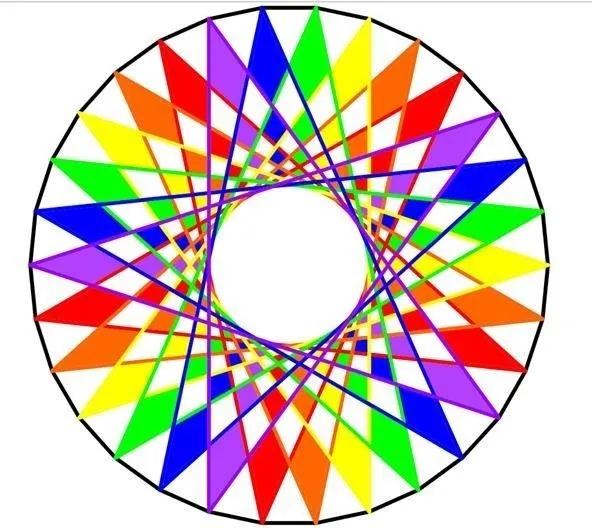
#> input picture Friday 08:30 - 10:30/E22CSEU1069_Adv_Cv_Labs/LAB_6/image.webp, 592 x 528 px, given in place of image.png, which was not available
$ jupyter execute E22CSEU0307_Lab1.ipynb
#> lines starting #> are read from the running program, lines starting #| are printed output that depends on the picture; pictures that were not available may be replaced by others from this repository, and a replacement may not be noted
[cell 1]
# Task-1:- Computer Graphics – 2D Scaling Transformation
# Perform the basic transformation operations on a 2D-object (i.e a rectangle, triangle,
# square, rhombus or polygon etc.).
# 1. Translation
# 2. Scaling
# 3. Rotation
# 4. Reflection
# 5. Shearing of a 2-D object
# Perform composite 2D-transformation: combine two or more transformations into one
# single transformation that is equivalent to the transformations that are performed one
# after one over a 2-D object.
# Note:- Choose any language of your convenience. (preferably C, C++, Java, Python)
# For C, C++ use the #include <graphics.h> library and for python we can use the import
# numpy as np and for java we can use import java.awt.geom.AffineTransform;

[cell 2]
import numpy as np
import matplotlib.pyplot as plt
import cv2

[cell 3]
def translation(shape, tx, ty):
    translate_matrix = np.array([[1, 0, tx],
                                  [0, 1, ty],
                                  [0, 0, 1]])
    return np.dot(translate_matrix, shape)

[cell 4]
def scaling(shape, sx, sy):
    scale_matrix = np.array([[sx, 0, 0],
                              [0, sy, 0],
                              [0, 0, 1]])
    return np.dot(scale_matrix, shape)

[cell 5]
def rotation(shape, angle):
    rad = np.radians(angle)
    rotate_matrix = np.array([[np.cos(rad), -np.sin(rad), 0],
                               [np.sin(rad), np.cos(rad), 0],
                               [0, 0, 1]])
    return np.dot(rotate_matrix, shape)

[cell 6]
def reflection(shape, axis):
    if axis == 'x':
        reflect_matrix = np.array([[1, 0, 0],
                                    [0, -1, 0],
                                    [0, 0, 1]])
    elif axis == 'y':
        reflect_matrix = np.array([[-1, 0, 0],
                                    [0, 1, 0],
                                    [0, 0, 1]])
    return np.dot(reflect_matrix, shape)

[cell 7]
def shearing(shape, shx, shy):
    shear_matrix = np.array([[1, shx, 0],
                              [shy, 1, 0],
                              [0, 0, 1]])
    return np.dot(shear_matrix, shape)

[cell 8]
# Square
shape = np.array([[0, 1, 1, 0],
                  [0, 0, 1, 1],
                  [1, 1, 1, 1]])

[cell 9]
# Plot Original and Transformed shapes
def plot_shapes(original, transformed, title):
    plt.figure()
    plt.plot(original[0, :], original[1, :], 'bo-', label="Original")
    plt.plot(transformed[0, :], transformed[1, :], 'ro-', label="Transformed")
    plt.fill(original[0, :], original[1, :], 'b', alpha=0.2, label="Original Shape")
    plt.fill(transformed[0, :], transformed[1, :], 'r', alpha=0.2, label="Transformed Shape")
    plt.title(title)
    plt.xlabel("X-axis")
    plt.ylabel("Y-axis")
    plt.grid(True)
    plt.legend()
    plt.axis('equal')
    plt.show()

[cell 10]
# Example transformations
translated_shape = translation(shape, 2, 3)
scaled_shape = scaling(shape, 2, 1.5)
rotated_shape = rotation(shape, 45)
reflected_shape = reflection(shape, 'x')
sheared_shape = shearing(shape, 1, 0.5)

[cell 11]
# Plotting transformations
plot_shapes(shape, translated_shape, "Translated Shape")
plot_shapes(shape, scaled_shape, "Scaled Shape")
#> call 2 of plot_shapes, with original = array of shape (3, 4), transformed = array of shape (3, 4), title = 'Scaled Shape'
#> in plot_shapes (call 2), `plt.show()`:
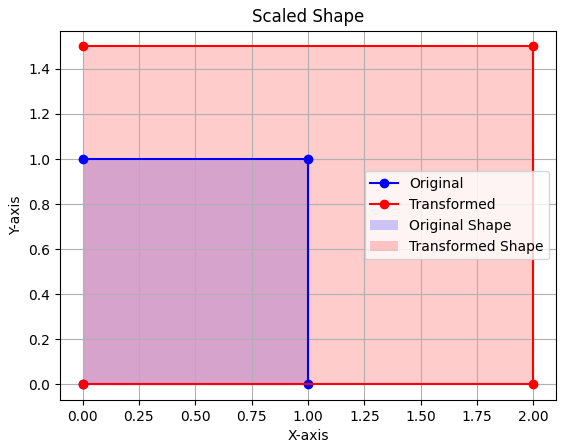
#> figure drawn by matplotlib, 1 panel
plot_shapes(shape, rotated_shape, "Rotated Shape")
#> call 3 of plot_shapes, with original = array of shape (3, 4), transformed = array of shape (3, 4), title = 'Rotated Shape'
#> in plot_shapes (call 3), `plt.show()`:
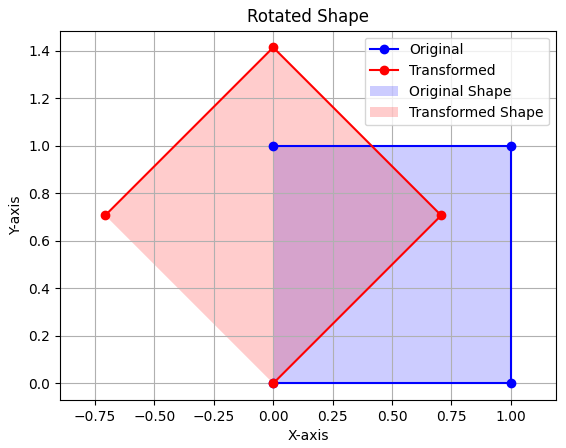
#> figure drawn by matplotlib, 1 panel
plot_shapes(shape, reflected_shape, "Reflected Shape")
#> call 4 of plot_shapes, with original = array of shape (3, 4), transformed = array of shape (3, 4), title = 'Reflected Shape'
#> in plot_shapes (call 4), `plt.show()`:
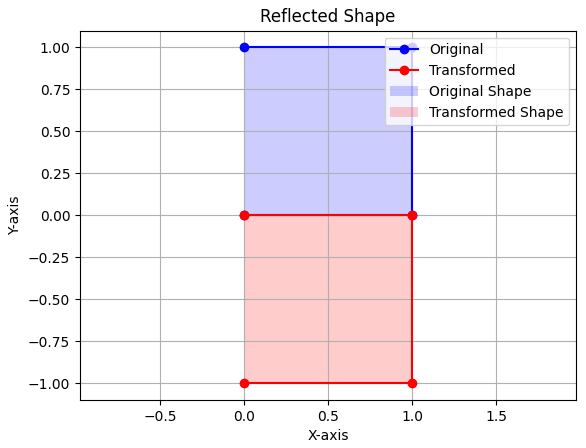
#> figure drawn by matplotlib, 1 panel
plot_shapes(shape, sheared_shape, "Sheared Shape")
#> in plot_shapes (call 5), `plt.show()`:
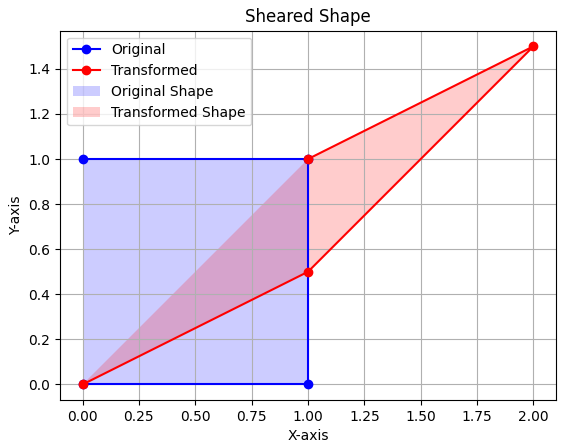
#> figure drawn by matplotlib, 1 panel

[cell 12]
# Task-2:- Image Transformations using OpenCV in python
# Image Transformation involves the transformation of image data in order to retrieve
# information from the image or preprocess the image for further usage.
# OpenCV: OpenCV (Open Source Computer Vision Library) is an open-source computer
# vision and machine learning software library. OpenCV was built to provide a common
# infrastructure for computer vision applications and to accelerate the use of machine
# perception in commercial products.  By using it, one can process images and videos to
# identify objects, faces, handwriting of a human etc. When it is integrated with various
# libraries, such as NumPy, Python is capable of processing the OpenCV array structure
# for analysis.
# Perform the basic Perform the basic image transformation operations on the image
# provided:
# • Image Translation
# • Reflection
# • Rotation
# • Scaling
# • Cropping
# • Shearing in x-axis
# • Shearing in y-axis

[cell 13]
image = cv2.imread('image.png')
#> image is the input picture: shape (528, 592, 3); mean B, G, R 186.2, 194.9, 209.3
image = cv2.cvtColor(image, cv2.COLOR_BGR2RGB)

[cell 14]
# Function for displaying images
def display_image(title, img):
    plt.figure()
    plt.imshow(img)
    plt.title(title)
    plt.axis('off')
    plt.show()
display_image("Original Image", image)

[cell 15]
# Image Translation
def image_translation(image, tx, ty):
    rows, cols, _ = image.shape
    translate_matrix = np.float32([[1, 0, tx], [0, 1, ty]])
    return cv2.warpAffine(image, translate_matrix, (cols, rows))

[cell 16]
# Image Scaling
def image_scaling(image, sx, sy):
    return cv2.resize(image, None, fx=sx, fy=sy, interpolation=cv2.INTER_LINEAR)

[cell 17]
# Image Rotation
def image_rotation(image, angle):
    rows, cols, _ = image.shape
    center = (cols // 2, rows // 2)
    rotate_matrix = cv2.getRotationMatrix2D(center, angle, 1)
    return cv2.warpAffine(image, rotate_matrix, (cols, rows))

[cell 18]
# Image Reflection
def image_reflection(image, axis):
    if axis == 'x':
        return cv2.flip(image, 0)  # Vertical flip
    elif axis == 'y':
        return cv2.flip(image, 1)  # Horizontal flip

[cell 19]
# Image Shearing
def image_shearing(image, shx, shy):
    rows, cols, _ = image.shape
    shear_matrix = np.float32([[1, shx, 0],
                                [shy, 1, 0]])
    return cv2.warpAffine(image, shear_matrix, (cols, rows))

[cell 20]
# Apply transformations
translated_image = image_translation(image, 50, 100)
#> in image_translation, `return cv2.warpAffine(image, translate_matrix, (cols, rows))`:
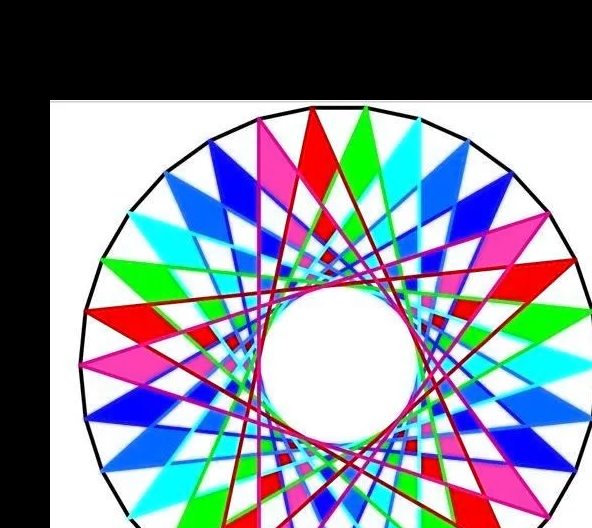
#> returned value: shape (528, 592, 3); mean of channels 0, 1, 2 150.5, 137.7, 130.4; drawn as B, G, R
scaled_image = image_scaling(image, 1.5, 1.5)
#> in image_scaling, `return cv2.resize(image, None, fx=sx, fy=sy, interpolation=cv2.INTER_L..`:
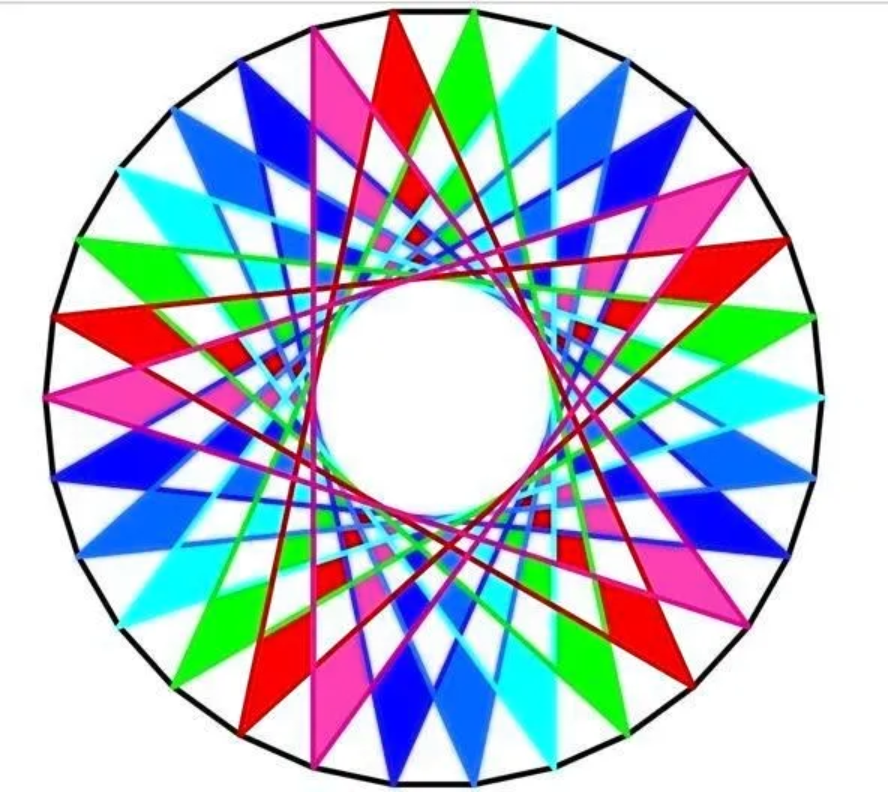
#> returned value: shape (792, 888, 3); mean of channels 0, 1, 2 209.3, 194.8, 186.2; drawn as B, G, R
rotated_image = image_rotation(image, 45)
#> in image_rotation, `return cv2.warpAffine(image, rotate_matrix, (cols, rows))`:
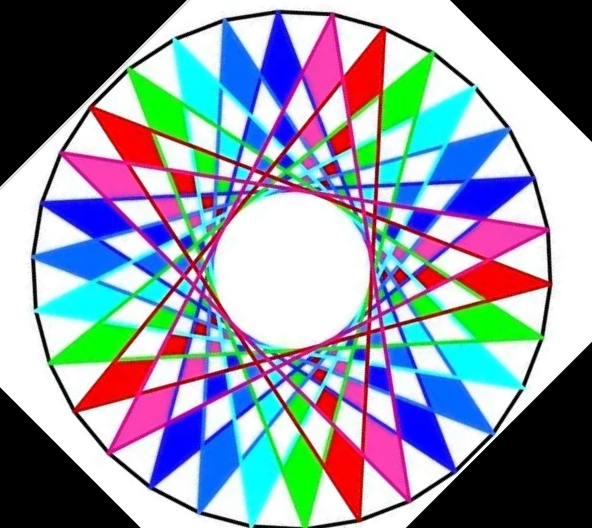
#> returned value: shape (528, 592, 3); mean of channels 0, 1, 2 164.8, 150.3, 141.7; drawn as B, G, R
reflected_image_x = image_reflection(image, 'x')
#> in image_reflection, `return cv2.flip(image, 0)`:
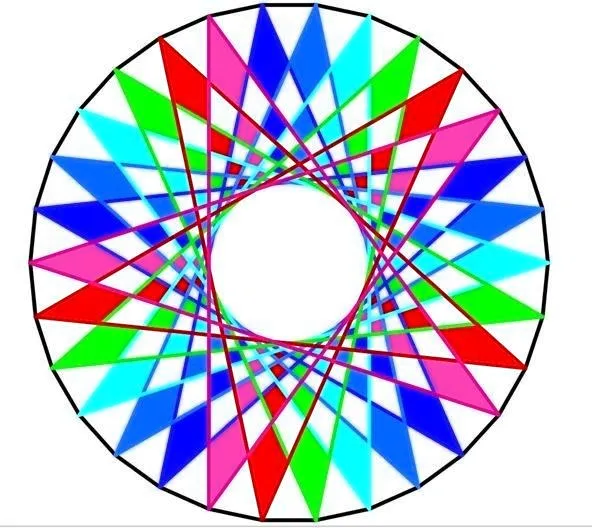
#> returned value: shape (528, 592, 3); mean of channels 0, 1, 2 209.3, 194.9, 186.2; drawn as B, G, R
reflected_image_y = image_reflection(image, 'y')
#> call 2 of image_reflection, with axis = 'y'
#> in image_reflection (call 2), `return cv2.flip(image, 1)`:
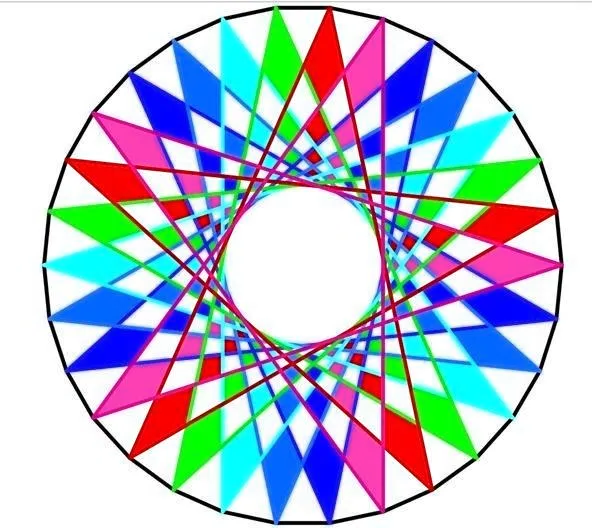
#> returned value: shape (528, 592, 3); mean of channels 0, 1, 2 209.3, 194.9, 186.2; drawn as B, G, R
sheared_image = image_shearing(image, 0.5, 0.2)
#> in image_shearing, `return cv2.warpAffine(image, shear_matrix, (cols, rows))`:
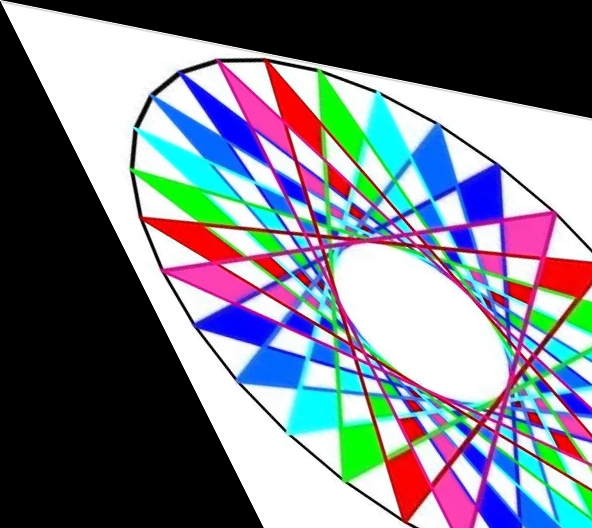
#> returned value: shape (528, 592, 3); mean of channels 0, 1, 2 136.1, 125.3, 120.5; drawn as B, G, R

[cell 21]
# Display transformations
display_image("Original Image", image)
display_image("Translated Image", translated_image)
display_image("Scaled Image", scaled_image)
